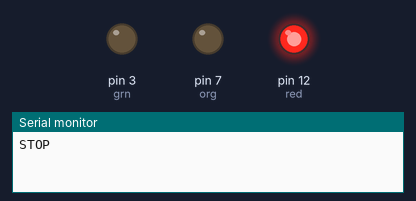
Simulated run of this sketch. Board: Arduino Uno, built with avr-gcc and run on an emulated ATmega328P. Parts: output pins drawn as LEDs (lit = HIGH), the last lines printed to the serial monitor.

Above: at 1.5 s.
At 6.0 s:
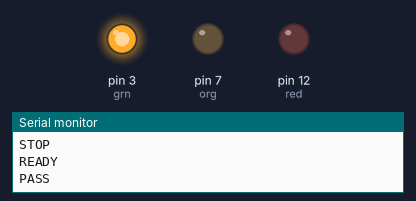
At 8.2 s:
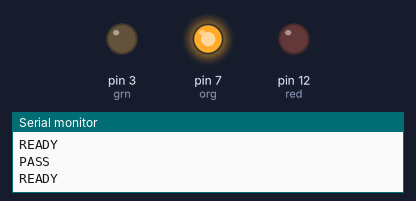
Timing chart, 0 to 11.7 s (numbered marks = the images above):
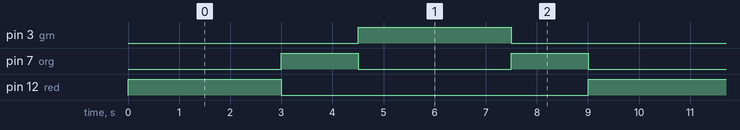

Measured:
- by itself, pin 3 (grn), pin 12 (red): alternates HIGH for 3.0 s and LOW for 6.0 s
- by itself, pin 7 (org): alternates HIGH for 1.5 s and LOW for 3.0 s
- by itself, everything shown: repeats every 9.0 s, in 4 steps

The sketch:

traffic_light.ino
```cpp
// ─────────────────────────────────────
// PROJECT:   Arduino Traffic Light
// AUTHOR:    immaculate_hubsys
// DATE:      June 2026
// VERSION:   1.0
// PLATFORM:  Arduino Uno
// SIMULATOR: Wokwi
//
// DESCRIPTION:
// Non-blocking traffic light using millis()
// and state machine pattern.
// STOP → READY → PASS → READY → STOP
// ─────────────────────────────────────


int red = 12;
int org = 7;
int grn = 3;

int rt = 3000;
int ot = 1500;


enum state {redstate, orgstate, grnstate, org_redstate};
state currentstate = redstate;

unsigned long lastchange = 0;

void trafficlight(int time, int off, int on, int offf, state presentstate, char colour[]){
if(millis()-lastchange >= time) {
  digitalWrite(red, off);
  digitalWrite(org, on);
  digitalWrite(grn, offf);
  currentstate = presentstate;
  lastchange = millis();
  Serial.println(colour);
}
}


void setup() {
  pinMode(red, OUTPUT);
  pinMode(org, OUTPUT);
  pinMode(grn, OUTPUT);
  Serial.begin(9600);
  digitalWrite(red, HIGH);
  lastchange=millis();
  Serial.println("STOP");
  // put your setup code here, to run once:

}

void loop() {
  switch(currentstate){
    case redstate:
    trafficlight(rt, LOW, HIGH, LOW, orgstate, "READY");
    break;

    case orgstate:
    trafficlight(ot,LOW, LOW, HIGH, grnstate, "PASS" );
    break;

    case grnstate:
    trafficlight(rt, LOW, HIGH, LOW, org_redstate, "READY");
    break;


    case org_redstate:
    trafficlight(ot,HIGH, LOW, LOW, redstate, "STOP");
    break;
  }


  // put your main code here, to run repeatedly:

}
```
